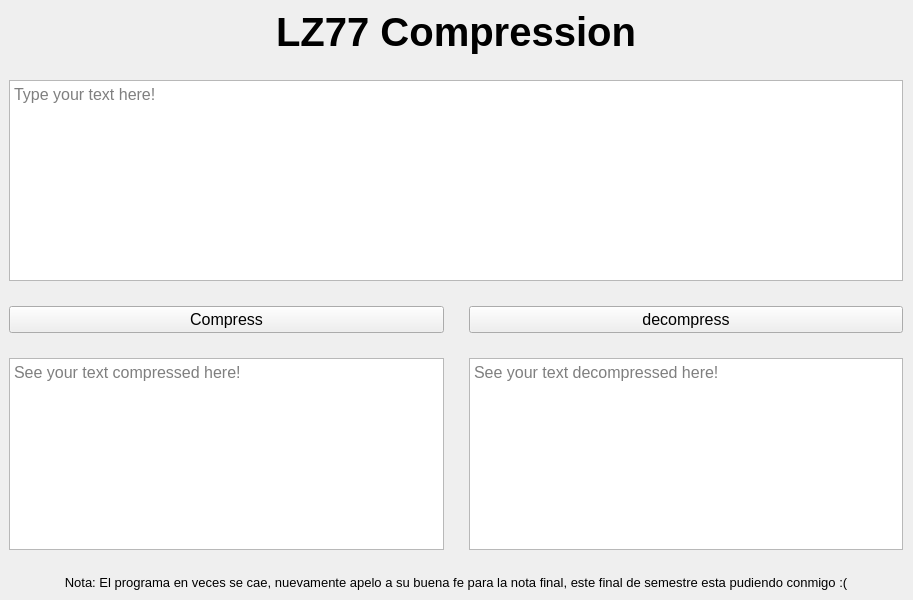
<?xml version="1.0" encoding="UTF-8"?>
<ui version="4.0">
 <class>MainWindow</class>
 <widget class="QMainWindow" name="MainWindow">
  <property name="geometry">
   <rect>
    <x>0</x>
    <y>0</y>
    <width>913</width>
    <height>600</height>
   </rect>
  </property>
  <property name="windowTitle">
   <string>MainWindow</string>
  </property>
  <widget class="QWidget" name="centralwidget">
   <widget class="QWidget" name="verticalLayoutWidget">
    <property name="geometry">
     <rect>
      <x>-1</x>
      <y>-1</y>
      <width>914</width>
      <height>601</height>
     </rect>
    </property>
    <layout class="QVBoxLayout" name="verticalLayout">
     <property name="spacing">
      <number>25</number>
     </property>
     <property name="leftMargin">
      <number>10</number>
     </property>
     <property name="topMargin">
      <number>10</number>
     </property>
     <property name="rightMargin">
      <number>10</number>
     </property>
     <property name="bottomMargin">
      <number>10</number>
     </property>
     <item>
      <widget class="QLabel" name="titleLabel">
       <property name="font">
        <font>
         <pointsize>30</pointsize>
         <weight>75</weight>
         <bold>true</bold>
        </font>
       </property>
       <property name="text">
        <string>LZ77 Compression</string>
       </property>
       <property name="alignment">
        <set>Qt::AlignCenter</set>
       </property>
      </widget>
     </item>
     <item>
      <widget class="QTextEdit" name="inputTextEdit">
       <property name="font">
        <font>
         <pointsize>12</pointsize>
        </font>
       </property>
       <property name="placeholderText">
        <string>Type your text here!</string>
       </property>
      </widget>
     </item>
     <item>
      <layout class="QHBoxLayout" name="horizontalLayout">
       <item>
        <layout class="QVBoxLayout" name="verticalLayout_3">
         <item>
          <widget class="QPushButton" name="compressButton">
           <property name="font">
            <font>
             <pointsize>12</pointsize>
            </font>
           </property>
           <property name="text">
            <string>Compress</string>
           </property>
          </widget>
         </item>
         <item>
          <widget class="QTextEdit" name="compressedOutputTextEdit">
           <property name="font">
            <font>
             <pointsize>12</pointsize>
            </font>
           </property>
           <property name="placeholderText">
            <string>See your text compressed here!</string>
           </property>
          </widget>
         </item>
        </layout>
       </item>
       <item>
        <layout class="QVBoxLayout" name="verticalLayout_2">
         <item>
          <widget class="QPushButton" name="decompressButton">
           <property name="font">
            <font>
             <pointsize>12</pointsize>
            </font>
           </property>
           <property name="text">
            <string>decompress</string>
           </property>
          </widget>
         </item>
         <item>
          <widget class="QTextEdit" name="decompressedOutputTextEdit">
           <property name="font">
            <font>
             <pointsize>12</pointsize>
            </font>
           </property>
           <property name="placeholderText">
            <string>See your text decompressed here!</string>
           </property>
          </widget>
         </item>
        </layout>
       </item>
      </layout>
     </item>
     <item>
      <widget class="QLabel" name="label_2">
       <property name="font">
        <font>
         <pointsize>10</pointsize>
        </font>
       </property>
       <property name="text">
        <string>Nota: El programa en veces se cae, nuevamente apelo a su buena fe para la nota final, este final de semestre esta pudiendo conmigo :(</string>
       </property>
       <property name="alignment">
        <set>Qt::AlignCenter</set>
       </property>
      </widget>
     </item>
    </layout>
   </widget>
  </widget>
 </widget>
 <resources/>
 <connections/>
</ui>
